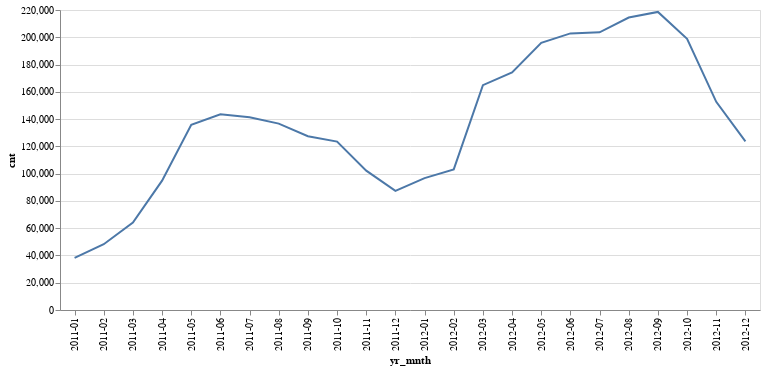

This figure's notebook cell:
### Code cell
simple_ts_plot(monthly)

### Figure 1 — Vega-Lite specification as saved in the notebook (floating-point values rounded to 4 significant figures)
{"config": {"view": {"continuousWidth": 400, "continuousHeight": 300}}, "data": {"name": "data-e8027168799b370fb26dc130466488ba"}, "mark": "line", "encoding": {"x": {"type": "nominal", "field": "yr_mnth"}, "y": {"type": "quantitative", "field": "cnt"}}, "width": 700, "$schema": "https://vega.github.io/schema/vega-lite/v4.8.1.json", "datasets": {"data-e8027168799b370fb26dc130466488ba": [{"yr": 2011, "mnth": 1, "cnt": 38189, "yr_mnth": "2011-01"}, {"yr": 2011, "mnth": 2, "cnt": 48215, "yr_mnth": "2011-02"}, {"yr": 2011, "mnth": 3, "cnt": 64045, "yr_mnth": "2011-03"}, {"yr": 2011, "mnth": 4, "cnt": 94870, "yr_mnth": "2011-04"}, {"yr": 2011, "mnth": 5, "cnt": 135821, "yr_mnth": "2011-05"}, {"yr": 2011, "mnth": 6, "cnt": 143512, "yr_mnth": "2011-06"}, {"yr": 2011, "mnth": 7, "cnt": 141341, "yr_mnth": "2011-07"}, {"yr": 2011, "mnth": 8, "cnt": 136691, "yr_mnth": "2011-08"}, {"yr": 2011, "mnth": 9, "cnt": 127418, "yr_mnth": "2011-09"}, {"yr": 2011, "mnth": 10, "cnt": 123511, "yr_mnth": "2011-10"}, {"yr": 2011, "mnth": 11, "cnt": 102167, "yr_mnth": "2011-11"}, {"yr": 2011, "mnth": 12, "cnt": 87323, "yr_mnth": "2011-12"}, {"yr": 2012, "mnth": 1, "cnt": 96744, "yr_mnth": "2012-01"}, {"yr": 2012, "mnth": 2, "cnt": 103137, "yr_mnth": "2012-02"}, {"yr": 2012, "mnth": 3, "cnt": 164875, "yr_mnth": "2012-03"}, {"yr": 2012, "mnth": 4, "cnt": 174224, "yr_mnth": "2012-04"}, {"yr": 2012, "mnth": 5, "cnt": 195865, "yr_mnth": "2012-05"}, {"yr": 2012, "mnth": 6, "cnt": 202830, "yr_mnth": "2012-06"}, {"yr": 2012, "mnth": 7, "cnt": 203607, "yr_mnth": "2012-07"}, {"yr": 2012, "mnth": 8, "cnt": 214503, "yr_mnth": "2012-08"}, {"yr": 2012, "mnth": 9, "cnt": 218573, "yr_mnth": "2012-09"}, {"yr": 2012, "mnth": 10, "cnt": 198841, "yr_mnth": "2012-10"}, {"yr": 2012, "mnth": 11, "cnt": 152664, "yr_mnth": "2012-11"}, {"yr": 2012, "mnth": 12, "cnt": 123713, "yr_mnth": "2012-12"}]}}
